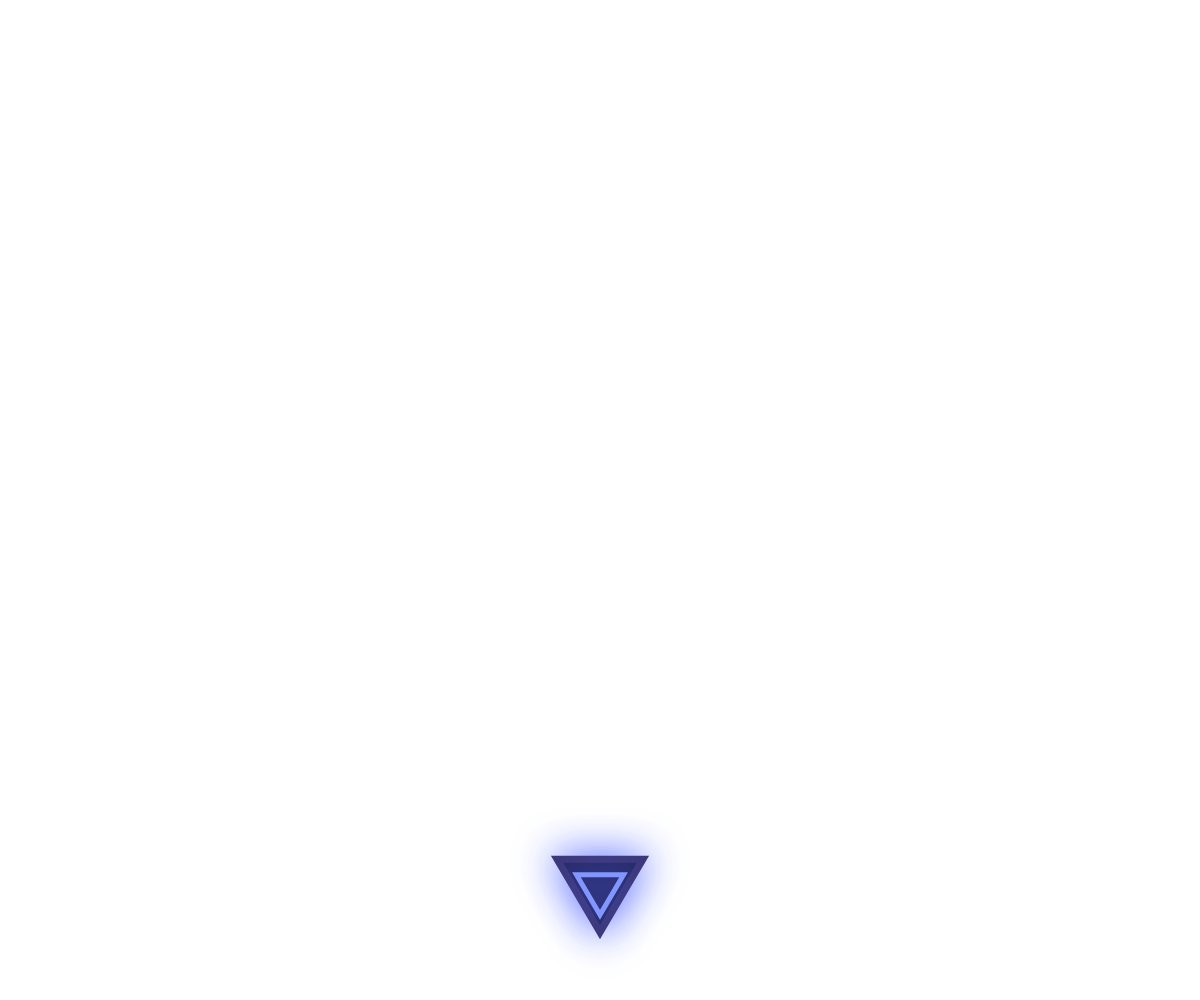
Frame 1 (no input)
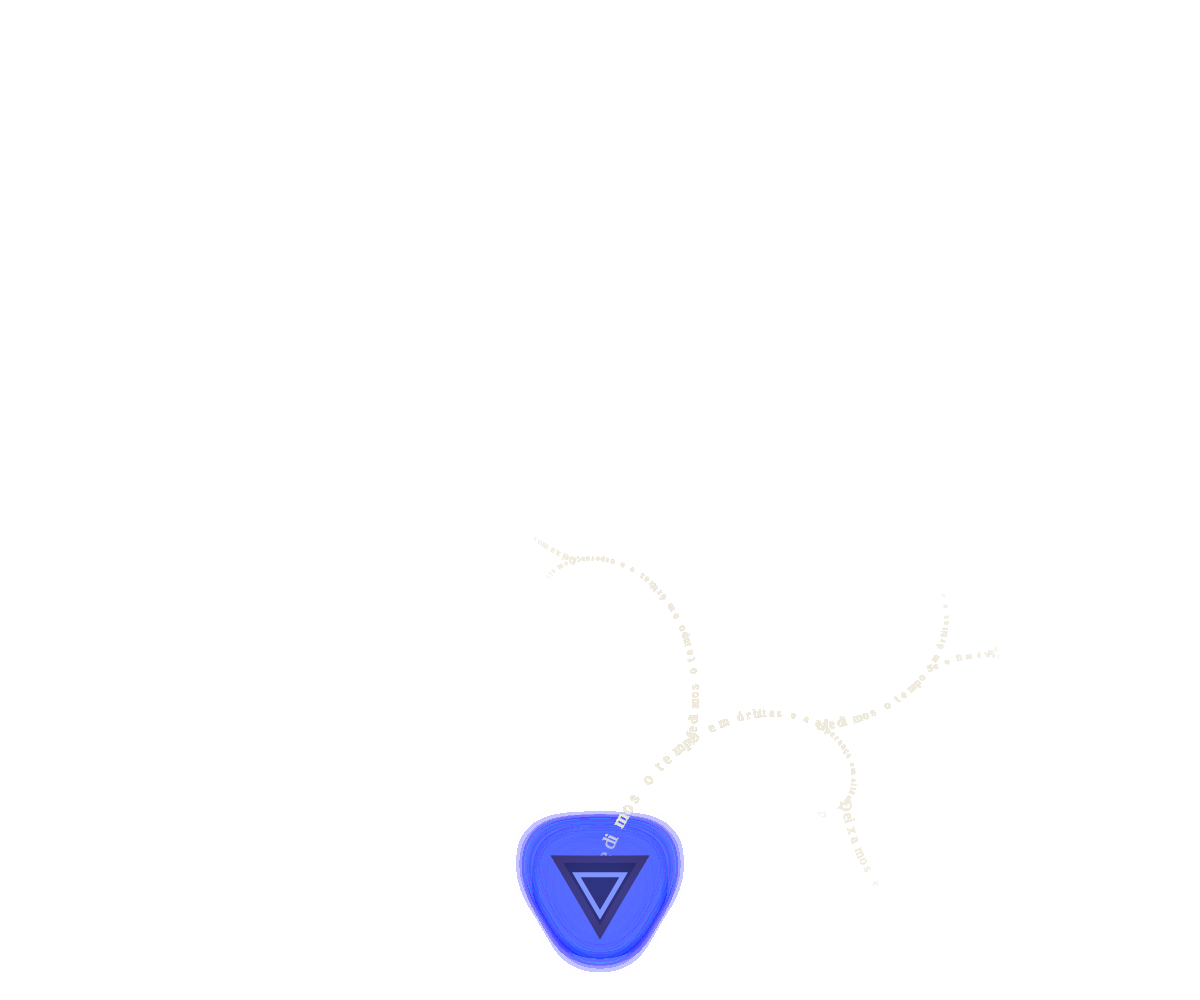
Frame 60 (no input)
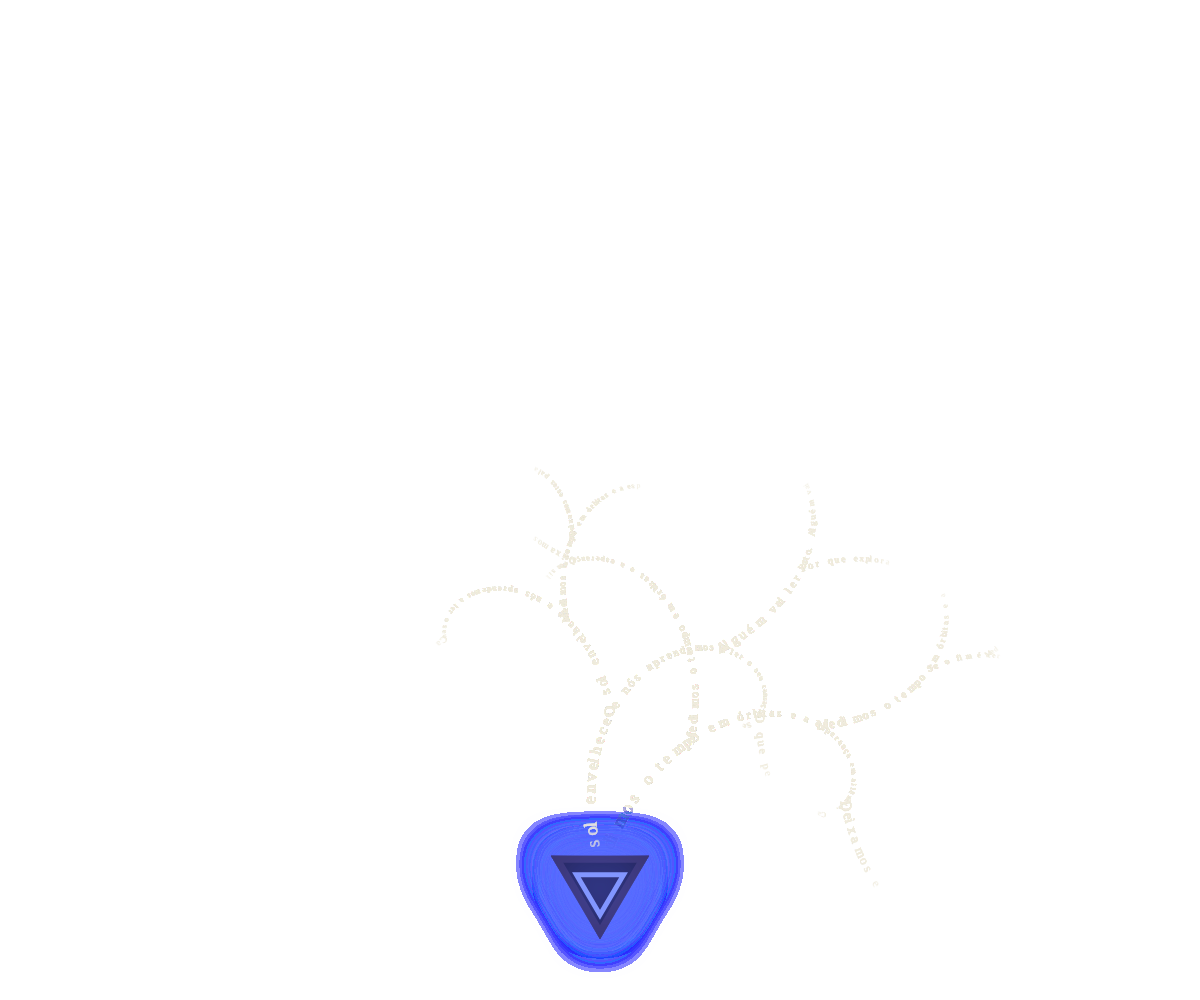
Frame 120 (the mouse pressed at the canvas centre since frame 60)

The p5.js sketch that drew these frames (run headless with seeded random() and noise() and a simulated clock; from frame 60 on, the mouse is pressed at the canvas centre):

// p5.js sketch
// ── sketch.js
let arms, T, bgG, root, U, layer;
const SPEED = 2;

const FRASES = [
  "Por que exploramos? Porque o desconhecido nos chama de volta.",
  "O sol envelhece e nós aprendemos a ler o seu cansaço.",
  "Cada espiral é um pensamento que ainda não terminou de girar.",
  "Deixamos estas palavras para quem chegar depois de nós.",
  "A luz atravessa o vazio e leva a nossa pergunta adiante.",
  "Se o fim é certo, o caminho é o que nos pertence.",
  "Medimos o tempo em órbitas e a esperança em silêncio.",
  "Alguém vai ler isto. Alguém vai continuar a procurar.",
  "O que perdemos ainda brilha em algum lugar distante.",
  "Escrevemos em círculos porque tudo retorna ao começo."
];

function montarTexto() {
  let t = "";
  while (t.length < 700) t += random(FRASES) + "   ";
  return t;
}

function setup() {
  createCanvas(windowWidth, windowHeight);
  pixelDensity(Math.min(2, window.devicePixelRatio || 1));
  build();
}

function windowResized() {
  resizeCanvas(windowWidth, windowHeight);
  build();
}

function mousePressed() { build(); }

function build() {
  randomSeed(floor(random(1e9)));
  U = min(width, height) / 700;
  arms = []; T = 0;
  makeBg();
  layer = createGraphics(width, height);
  layer.pixelDensity(pixelDensity());
  layer.textFont('Georgia');
  layer.textAlign(CENTER, CENTER);
  layer.noStroke();
  root = { x: width * 0.5, y: height * 0.87 };
  spiral(root.x, root.y, -HALF_PI + random(-0.4, 0.4), random() < 0.5 ? 1 : -1, 4.9 * U * random(0.95, 1.1), 0, 0);
}

function spiral(x, y, h, dir, s0, depth, t0) {
  const pts = [];
  let s = s0, k = random(0.017, 0.024), decay = random(0.986, 0.991), n = 0;
  while (s > 0.5 && n < 900) {
    pts.push({ x, y, h, s });
    x += cos(h) * s; y += sin(h) * s;
    s *= decay; k *= 1.009; h += dir * k; n++;
  }
  const txt = montarTexto(), glyphs = [];
  let acc = 1e9, ci = 0;
  for (let i = 0; i < pts.length; i++) {
    const p = pts[i];
    acc += p.s;
    const size = max(5 * U, 2.9 * p.s);
    layer.textSize(size);
    const ch = txt[ci % txt.length];
    const w = ch === ' ' ? size * 0.35 : layer.textWidth(ch) * 1.1;
    if (acc >= w) { glyphs.push({ ch, x: p.x, y: p.y, h: p.h, size, i }); acc = 0; ci++; }
  }
  arms.push({ pts, glyphs, t0, drawn: 0 });
  if (depth >= 3) return;
  for (const f of [0.14, 0.32, 0.52]) {
    if (random() < 0.25 && depth > 0) continue;
    const i = floor(f * pts.length), p = pts[i];
    if (!p) continue;
    const off = -dir * random(0.5, 1.1);
    const sx = p.x + cos(p.h + off) * 2, sy = p.y + sin(p.h + off) * 2;
    if (sx < 0 || sx > width || sy < 0 || sy > height) continue;
    spiral(sx, sy, p.h + off, -dir, s0 * random(0.62, 0.74), depth + 1, t0 + i);
  }
}

function makeBg() {
  bgG = createGraphics(width, height);
  bgG.pixelDensity(1);
  bgG.noFill();
  for (let y = 0; y < height; y++) {
    bgG.stroke(lerpColor(color('#2a2010'), color('#47361a'), y / height));
    bgG.line(0, y, width, y);
  }
  const c = 26 * U;
  for (let gy = -1; gy < height / c + 1; gy++) {
    for (let gx = -1; gx < width / c + 1; gx++) {
      const horiz = (gx + gy) % 2 === 0;
      bgG.stroke(150, 115, 50, 38);
      bgG.strokeWeight(1);
      if (horiz) { bgG.rect(gx * c, gy * c, c, c / 2); bgG.rect(gx * c, gy * c + c / 2, c, c / 2); }
      else { bgG.rect(gx * c, gy * c, c / 2, c); bgG.rect(gx * c + c / 2, gy * c, c / 2, c); }
    }
  }
  bgG.noStroke();
  for (let i = 0; i < 40; i++) {
    bgG.fill(255, 200, 110, 2.5);
    bgG.ellipse(width * 0.2, -20, width * (0.3 + i * 0.03), height * (0.08 + i * 0.012));
  }
}

function draw() {
  T += SPEED;
  for (const a of arms) {
    const n = constrain(floor(T - a.t0), 0, a.pts.length);
    while (a.drawn < a.glyphs.length && a.glyphs[a.drawn].i < n) {
      const g = a.glyphs[a.drawn++];
      if (g.ch === ' ') continue;
      layer.push();
      layer.translate(g.x, g.y);
      layer.rotate(g.h);
      layer.textSize(g.size);
      layer.fill(236, 232, 218, 80);
      layer.text(g.ch, 0.5 * U, 0.4 * U);
      layer.fill(240, 236, 222, 225);
      layer.text(g.ch, 0, 0);
      layer.pop();
    }
  }
  //image(bgG, 0, 0, width, height);
  image(layer, 0, 0, width, height);
  drawNode(root.x, root.y);
}

function drawNode(x, y) {
  const r = 30 * U, cy = y + r * 0.55;
  const tri = (k) => triangle(x - r * k, cy - r * 0.8 * k, x + r * k, cy - r * 0.8 * k, x, cy + r * 0.9 * k);
  push();
  drawingContext.shadowColor = 'rgba(90,110,255,0.9)';
  drawingContext.shadowBlur = 28 * U;
  fill(30, 28, 70); stroke(60, 55, 120); strokeWeight(5 * U); tri(1);
  noFill(); stroke(130, 150, 255); strokeWeight(3.5 * U); tri(0.55);
  pop();
}
// ── style.css
:root { 
  --bg: #2a2010; 
  --ink: #e9e4d4; 
  box-sizing: border-box; 
  padding-top: env(safe-area-inset-top, 0px); 
  padding-bottom: env(safe-area-inset-bottom, 0px); 
}

html, body { 
  height: 100%; 
  margin: 0; 
  background: var(--bg); 
  overflow: hidden; 
}

canvas { 
  display: block; 
}

#dica { 
  position: fixed; 
  left: 0; 
  right: 0; 
  bottom: calc(10px + env(safe-area-inset-bottom, 0px)); 
  text-align: center;
  font: 14px/1.3 Georgia, serif; 
  color: var(--ink); 
  opacity: 0.55; 
  pointer-events: none; 
}
